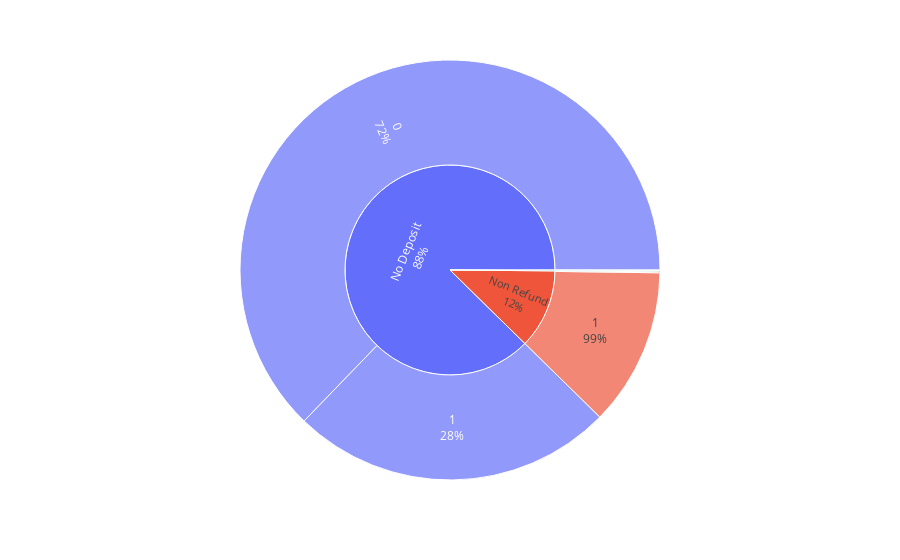

Source (notebook cell):
### Markdown cell above
Total bookings in the given time period of a City Hotel is nearly twice as that of Resort Hotel.
Cancellation rate of City Hotel bookings is approx. 1.5 times as that of the Resort Hotel bookings.

### Code cell
# Sunburst graph
fig = px.sunburst(data, path=['deposit_type', 'is_canceled'])
fig.update_traces(textinfo="label+percent parent")
fig.show()

### Figure 1 — Plotly figure (JSON) as saved in the notebook; plotly's stock layout.template omitted (floating-point values rounded to 4 significant figures)
{"data": [{"branchvalues": "total", "domain": {"x": [0, 1], "y": [0, 1]}, "hovertemplate": "labels=%{label}<br>count=%{value}<br>parent=%{parent}<br>id=%{id}<extra></extra>", "ids": ["No Deposit/0", "Non Refund/0", "Refundable/0", "No Deposit/1", "Non Refund/1", "Refundable/1", "No Deposit", "Non Refund", "Refundable"], "labels": ["0", "0", "0", "1", "1", "1", "No Deposit", "Non Refund", "Refundable"], "name": "", "parents": ["No Deposit", "Non Refund", "Refundable", "No Deposit", "Non Refund", "Refundable", "", "", ""], "textinfo": "label+percent parent", "type": "sunburst", "values": [74947, 93, 126, 29694, 14494, 36, 104641, 14587, 162]}], "layout": {"legend": {"tracegroupgap": 0}, "margin": {"t": 60}}}
